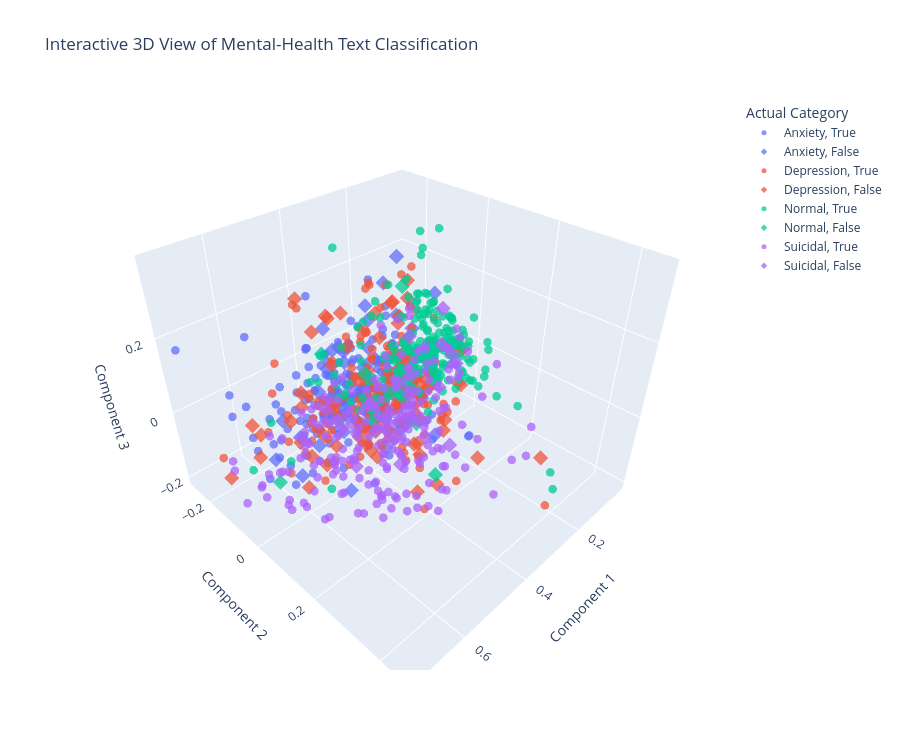

The code cell stored with this chart in its notebook:
### Code cell
import pandas as pd
import plotly.express as px
from sklearn.decomposition import TruncatedSVD

# ---------------------------------------------------------
# Reduce the high-dimensional TF-IDF feature space to 3D
# ---------------------------------------------------------

svd = TruncatedSVD(
    n_components=3,
    random_state=42
)

X_test_3d = svd.fit_transform(X_test_combined_final)

print("Original feature dimensions:", X_test_combined_final.shape[1])
print("3D feature dimensions:", X_test_3d.shape)
print(
    f"Variance represented by 3 components: "
    f"{svd.explained_variance_ratio_.sum() * 100:.2f}%"
)

# ---------------------------------------------------------
# Create a DataFrame for the interactive visualization
# ---------------------------------------------------------

plot_df = pd.DataFrame({
    "Component 1": X_test_3d[:, 0],
    "Component 2": X_test_3d[:, 1],
    "Component 3": X_test_3d[:, 2],
    "Actual": y_test.to_numpy(),
    "Predicted": y_pred_combined
})

# Check whether prediction is correct
plot_df["Correct"] = (
    plot_df["Actual"] == plot_df["Predicted"]
)

# Create useful hover information
plot_df["Result"] = plot_df["Correct"].map({
    True: "Correct",
    False: "Incorrect"
})

# ---------------------------------------------------------
# Interactive 3D plot
# ---------------------------------------------------------

fig = px.scatter_3d(
    plot_df,
    x="Component 1",
    y="Component 2",
    z="Component 3",
    color="Actual",
    symbol="Correct",
    hover_data={
        "Actual": True,
        "Predicted": True,
        "Result": True,
        "Component 1": False,
        "Component 2": False,
        "Component 3": False
    },
    title="Interactive 3D View of Mental-Health Text Classification",
    opacity=0.75
)

fig.update_traces(
    marker=dict(
        size=5
    )
)

fig.update_layout(
    height=750,
    legend_title="Actual Category"
)

fig.show()

### Figure 1 — Plotly figure (JSON) as saved in the notebook; plotly's stock layout.template omitted (floating-point values rounded to 4 significant figures; data arrays with more than 128 entries replaced by an {"elided": "..."} marker saying what was removed)
{"data": [{"customdata": {"elided": "181x3 str values"}, "hovertemplate": "Actual=%{customdata[0]}<br>Correct=True<br>Predicted=%{customdata[1]}<br>Result=%{customdata[2]}<extra></extra>", "legendgroup": "Anxiety, True", "marker": {"color": "#636efa", "opacity": 0.75, "size": 5, "symbol": "circle"}, "mode": "markers", "name": "Anxiety, True", "scene": "scene", "showlegend": true, "type": "scatter3d", "x": {"elided": "181 float values"}, "y": {"elided": "181 float values"}, "z": {"elided": "181 float values"}}, {"customdata": {"elided": "67x3 str values"}, "hovertemplate": "Actual=%{customdata[0]}<br>Correct=False<br>Predicted=%{customdata[1]}<br>Result=%{customdata[2]}<extra></extra>", "legendgroup": "Anxiety, False", "marker": {"color": "#636efa", "opacity": 0.75, "size": 5, "symbol": "diamond"}, "mode": "markers", "name": "Anxiety, False", "scene": "scene", "showlegend": true, "type": "scatter3d", "x": [0.3313, 0.3593, 0.3446, 0.3637, 0.3155, 0.3264, 0.4663, 0.5045, 0.402, 0.2299, 0.3791, 0.5953, 0.593, 0.2918, 0.4518, 0.237, 0.3921, 0.2997, 0.3246, 0.4637, 0.4492, 0.2524, 0.3922, 0.3978, 0.378, 0.3172, 0.3761, 0.3109, 0.2475, 0.4554, 0.4177, 0.4396, 0.2722, 0.349, 0.2095, 0.2294, 0.3041, 0.4485, 0.422, 0.3833, 0.5373, 0.5865, 0.3786, 0.5039, 0.4157, 0.325, 0.321, 0.3515, 0.4231, 0.2766, 0.4965, 0.3252, 0.4544, 0.2971, 0.4128, 0.3706, 0.4732, 0.4464, 0.3271, 0.3096, 0.3523, 0.4603, 0.3882, 0.4019, 0.2227, 0.207, 0.3597], "y": [-0.1018, -0.07311, 0.02018, 0.03819, 0.1296, -0.09012, -0.08039, -0.1546, -0.08809, -0.1511, -0.1202, -0.0805, -0.03016, -0.01994, 0.005534, 0.01112, 0.02176, -0.04062, -0.09427, 0.02762, -0.04606, -0.01817, -0.01107, -0.1619, -0.03723, -0.04581, -0.06069, 0.02574, 0.01751, -0.03938, -0.06082, 0.1513, 0.04458, -0.03733, 0.02066, -0.01417, -0.05208, 0.1004, 0.07197, -0.1109, 0.07699, -0.1475, 0.07144, -0.07676, 0.07182, -0.08745, -0.1143, -0.01398, -0.006982, -0.03889, -0.008542, -0.07077, 0.1534, -0.05618, -0.07442, 0.01561, -0.103, -0.1027, 0.01552, -0.03856, -0.05557, 0.05433, -0.1036, 0.03368, 0.01769, -0.05466, -0.1079], "z": [-0.05162, -0.08283, 0.1397, 0.04053, -0.07463, 0.02998, -0.06882, -0.1386, 0.07095, -0.1446, -0.1096, 0.006499, -0.1289, 0.06307, -0.02459, 0.06037, -0.007876, 0.05759, 0.1903, -0.01172, 0.1529, 0.04359, 0.03257, 0.0136, -0.06714, -0.03647, -0.02472, -0.09908, -0.05162, -0.08105, -0.02021, 0.04273, -0.03273, 0.07948, 0.2236, -0.01846, 0.2572, -0.0521, 0.004512, 0.08218, -0.1405, -0.1567, -0.03217, -0.1189, -0.0346, 0.07796, 0.004954, 0.00551, 0.04223, 0.1687, 0.1827, -0.02693, 0.03372, -0.11, -0.08044, -0.05605, 0.01298, 0.1752, 0.3516, 0.002572, 0.1777, -0.006048, -0.04726, 0.002687, 0.009324, 0.09663, -0.06518]}, {"customdata": {"elided": "165x3 str values"}, "hovertemplate": "Actual=%{customdata[0]}<br>Correct=True<br>Predicted=%{customdata[1]}<br>Result=%{customdata[2]}<extra></extra>", "legendgroup": "Depression, True", "marker": {"color": "#EF553B", "opacity": 0.75, "size": 5, "symbol": "circle"}, "mode": "markers", "name": "Depression, True", "scene": "scene", "showlegend": true, "type": "scatter3d", "x": {"elided": "165 float values"}, "y": {"elided": "165 float values"}, "z": {"elided": "165 float values"}}, {"customdata": {"elided": "83x3 str values"}, "hovertemplate": "Actual=%{customdata[0]}<br>Correct=False<br>Predicted=%{customdata[1]}<br>Result=%{customdata[2]}<extra></extra>", "legendgroup": "Depression, False", "marker": {"color": "#EF553B", "opacity": 0.75, "size": 5, "symbol": "diamond"}, "mode": "markers", "name": "Depression, False", "scene": "scene", "showlegend": true, "type": "scatter3d", "x": [0.5034, 0.2938, 0.5116, 0.4098, 0.3619, 0.3462, 0.2819, 0.6116, 0.4837, 0.4539, 0.37, 0.3352, 0.3348, 0.3099, 0.2582, 0.5385, 0.4829, 0.4628, 0.2965, 0.5646, 0.4306, 0.4315, 0.5143, 0.2939, 0.4172, 0.4468, 0.4106, 0.2789, 0.3019, 0.2818, 0.5099, 0.4634, 0.6184, 0.3172, 0.2775, 0.2465, 0.4959, 0.2954, 0.2271, 0.2292, 0.362, 0.3489, 0.2547, 0.5058, 0.3674, 0.3654, 0.5262, 0.1476, 0.495, 0.4168, 0.7078, 0.5266, 0.4352, 0.4494, 0.2473, 0.3138, 0.2295, 0.46, 0.2445, 0.5, 0.5311, 0.2469, 0.2322, 0.384, 0.3486, 0.2288, 0.3555, 0.3731, 0.2682, 0.1801, 0.4818, 0.3886, 0.3189, 0.5436, 0.568, 0.6533, 0.4789, 0.3942, 0.5878, 0.3108, 0.3117, 0.263, 0.3256], "y": [0.07419, -0.005857, -0.04287, -0.08112, 0.05156, 0.02124, 0.04754, -0.1905, -0.03173, -0.05817, 0.002224, 0.03111, 0.02366, -0.03306, 0.05821, -0.06691, -0.0359, 0.03486, -0.1139, -0.09476, 0.02539, -0.1024, -0.0002367, 0.409, -0.05301, 0.1358, 0.005681, 0.02264, 0.1473, 0.2363, -0.126, 0.2724, -0.1627, -0.04265, 0.01611, -0.02333, -0.01372, 0.01672, -0.009284, -0.06757, 0.1178, 0.04372, -0.08431, 0.1141, 0.1539, -0.07427, -0.1227, 0.06287, 0.2461, 0.03234, -0.1531, -0.09747, 0.1202, 0.03642, -0.08487, 0.1546, -0.05938, 0.04185, -0.05312, 0.1285, -0.07383, 0.04423, 0.1243, 0.127, 0.109, 0.1218, -0.02271, 0.07932, 0.06442, 0.08951, 0.2388, 0.06107, 0.03383, -0.01238, -0.04536, -0.08362, 0.0955, 0.017, 0.06155, 0.03192, -0.02077, -0.04661, 0.0169], "z": [-0.003856, 0.06844, -0.06313, 0.2099, 0.002222, 0.2537, -0.01769, -0.0599, 0.1272, -0.0542, 0.1644, 0.2176, 0.01213, 0.01512, 0.03902, 0.2996, -0.1078, -0.01082, -0.1198, -0.02003, -0.05827, 0.1966, 0.2761, 0.01316, 0.1375, 0.08112, 0.09794, 0.04203, -0.02684, -0.1018, -0.02496, -0.03964, -0.1391, -0.0859, -0.02926, -0.05424, 0.03793, 0.2854, -0.03542, 0.02422, -0.07985, 0.002273, -0.08844, -0.01736, 0.1023, 0.009645, -0.1231, 0.06256, -0.05834, -0.06178, -0.1415, 0.04016, 0.06794, -0.0796, 0.1719, -0.0474, 0.06375, -0.01994, -0.009284, -0.0303, -0.1352, -0.008561, 0.0327, -0.06361, -0.01909, 0.1203, -0.0003552, -0.02994, 0.0514, -0.01687, 0.03302, -0.07123, 0.09557, 0.2462, -0.1937, -0.002794, 0.06647, 0.2416, -0.04023, 0.2532, 0.09792, 0.00598, 0.1892]}, {"customdata": {"elided": "237x3 str values"}, "hovertemplate": "Actual=%{customdata[0]}<br>Correct=True<br>Predicted=%{customdata[1]}<br>Result=%{customdata[2]}<extra></extra>", "legendgroup": "Normal, True", "marker": {"color": "#00cc96", "opacity": 0.75, "size": 5, "symbol": "circle"}, "mode": "markers", "name": "Normal, True", "scene": "scene", "showlegend": true, "type": "scatter3d", "x": {"elided": "237 float values"}, "y": {"elided": "237 float values"}, "z": {"elided": "237 float values"}}, {"customdata": [["Normal", "Suicidal", "Incorrect"], ["Normal", "Anxiety", "Incorrect"], ["Normal", "Depression", "Incorrect"], ["Normal", "Suicidal", "Incorrect"], ["Normal", "Depression", "Incorrect"], ["Normal", "Depression", "Incorrect"], ["Normal", "Depression", "Incorrect"], ["Normal", "Depression", "Incorrect"], ["Normal", "Anxiety", "Incorrect"], ["Normal", "Suicidal", "Incorrect"], ["Normal", "Suicidal", "Incorrect"]], "hovertemplate": "Actual=%{customdata[0]}<br>Correct=False<br>Predicted=%{customdata[1]}<br>Result=%{customdata[2]}<extra></extra>", "legendgroup": "Normal, False", "marker": {"color": "#00cc96", "opacity": 0.75, "size": 5, "symbol": "diamond"}, "mode": "markers", "name": "Normal, False", "scene": "scene", "showlegend": true, "type": "scatter3d", "x": [0.4155, 0.5252, 0.4263, 0.2417, 0.3177, 0.4491, 0.6658, 0.3707, 0.2236, 0.3853, 0.2193], "y": [0.0005604, -0.00941, 0.2344, -0.06261, 0.07065, 0.0738, -0.01054, 0.07718, -0.07203, 0.04987, 0.03708], "z": [0.08865, 0.1858, -0.0615, -0.01663, -0.07191, 0.02566, -0.08829, 0.0391, 0.2124, 0.04597, 0.01508]}, {"customdata": {"elided": "227x3 str values"}, "hovertemplate": "Actual=%{customdata[0]}<br>Correct=True<br>Predicted=%{customdata[1]}<br>Result=%{customdata[2]}<extra></extra>", "legendgroup": "Suicidal, True", "marker": {"color": "#ab63fa", "opacity": 0.75, "size": 5, "symbol": "circle"}, "mode": "markers", "name": "Suicidal, True", "scene": "scene", "showlegend": true, "type": "scatter3d", "x": {"elided": "227 float values"}, "y": {"elided": "227 float values"}, "z": {"elided": "227 float values"}}, {"customdata": [["Suicidal", "Normal", "Incorrect"], ["Suicidal", "Normal", "Incorrect"], ["Suicidal", "Depression", "Incorrect"], ["Suicidal", "Depression", "Incorrect"], ["Suicidal", "Depression", "Incorrect"], ["Suicidal", "Normal", "Incorrect"], ["Suicidal", "Depression", "Incorrect"], ["Suicidal", "Depression", "Incorrect"], ["Suicidal", "Anxiety", "Incorrect"], ["Suicidal", "Depression", "Incorrect"], ["Suicidal", "Depression", "Incorrect"], ["Suicidal", "Depression", "Incorrect"], ["Suicidal", "Depression", "Incorrect"], ["Suicidal", "Normal", "Incorrect"], ["Suicidal", "Normal", "Incorrect"], ["Suicidal", "Normal", "Incorrect"], ["Suicidal", "Depression", "Incorrect"], ["Suicidal", "Depression", "Incorrect"], ["Suicidal", "Depression", "Incorrect"], ["Suicidal", "Depression", "Incorrect"], ["Suicidal", "Normal", "Incorrect"]], "hovertemplate": "Actual=%{customdata[0]}<br>Correct=False<br>Predicted=%{customdata[1]}<br>Result=%{customdata[2]}<extra></extra>", "legendgroup": "Suicidal, False", "marker": {"color": "#ab63fa", "opacity": 0.75, "size": 5, "symbol": "diamond"}, "mode": "markers", "name": "Suicidal, False", "scene": "scene", "showlegend": true, "type": "scatter3d", "x": [0.09048, 0.1697, 0.3809, 0.2923, 0.3156, 0.1204, 0.3317, 0.5572, 0.4585, 0.4076, 0.3213, 0.4708, 0.3648, 0.3647, 0.3137, 0.1274, 0.3585, 0.4445, 0.5133, 0.4157, 0.1595], "y": [-0.05736, 0.008212, 0.1225, 0.01993, -0.09909, 0.02103, 0.055, 0.1241, -0.05559, 0.1069, 0.1822, 0.07217, 0.1441, 0.008699, 0.006711, 0.01086, -4.517e-05, 0.1174, -0.02607, 0.03059, 0.003698], "z": [0.1061, -0.06878, 0.003007, 0.1414, -0.1053, -0.01246, 0.01826, -0.02353, -0.05527, -0.1242, -0.0716, 0.06678, -0.04253, -0.09654, 0.01412, 0.01456, -0.07085, -0.01847, 0.02361, -0.06, 0.05502]}], "layout": {"height": 750, "legend": {"title": {"text": "Actual Category"}, "tracegroupgap": 0}, "scene": {"domain": {"x": [0, 1], "y": [0, 1]}, "xaxis": {"title": {"text": "Component 1"}}, "yaxis": {"title": {"text": "Component 2"}}, "zaxis": {"title": {"text": "Component 3"}}}, "title": {"text": "Interactive 3D View of Mental-Health Text Classification"}}}
